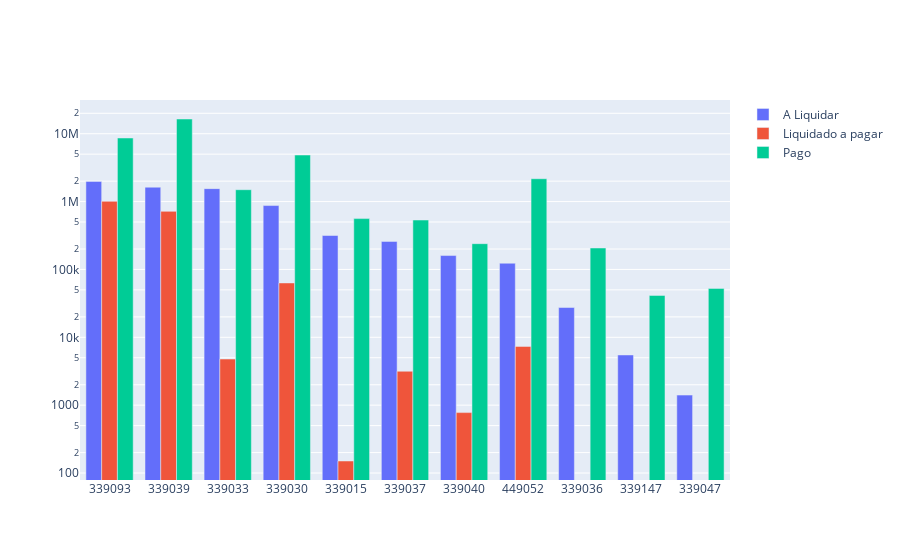

Write notebook code for a chart like this one.
### Code cell
# Saldo a liquidar por ND
cols = ['ND', 'A_LIQUIDAR', 'LIQUIDADO_A_PAGAR', 'PAGO']

df_aux = df.loc[:, cols].groupby('ND').sum().sort_values(by= 'A_LIQUIDAR', ascending=False).reset_index()
df_aux = df_aux[df_aux['A_LIQUIDAR'] > 0]
# Criando o gráfico
fig = go.Figure()

# Adicionando as colunas y1, y2 e y3 no eixo y
fig.add_trace(go.Bar(x=df_aux['ND'], y=df_aux['A_LIQUIDAR'], name='A Liquidar'))
fig.add_trace(go.Bar(x=df_aux['ND'], y=df_aux['LIQUIDADO_A_PAGAR'], name='Liquidado a pagar'))
fig.add_trace(go.Bar(x=df_aux['ND'], y=df_aux['PAGO'], name='Pago'))

fig.update_traces(textposition = 'outside', cliponaxis = False, hovertemplate=None)
fig.update_layout(hovermode="x unified")
fig.update_yaxes(type="log")

fig.show()

### Figure 1 — Plotly figure (JSON) as saved in the notebook; plotly's stock layout.template omitted (floating-point values rounded to 4 significant figures)
{"data": [{"cliponaxis": false, "name": "A Liquidar", "textposition": "outside", "type": "bar", "x": ["339093", "339039", "339033", "339030", "339015", "339037", "339040", "449052", "339036", "339147", "339047"], "y": [1984000.0, 1629000.0, 1551000.0, 873700.0, 316400.0, 258900.0, 160200.0, 123500.0, 27470.0, 5494.0, 1408.0]}, {"cliponaxis": false, "name": "Liquidado a pagar", "textposition": "outside", "type": "bar", "x": ["339093", "339039", "339033", "339030", "339015", "339037", "339040", "449052", "339036", "339147", "339047"], "y": [1009000.0, 717700.0, 4785.0, 63250.0, 150.4, 3161.0, 777.2, 7347.0, 0, 0, 0]}, {"cliponaxis": false, "name": "Pago", "textposition": "outside", "type": "bar", "x": ["339093", "339039", "339033", "339030", "339015", "339037", "339040", "449052", "339036", "339147", "339047"], "y": [8652000.0, 16480000.0, 1496000.0, 4853000.0, 561300.0, 535000.0, 239700.0, 2171000.0, 207100.0, 41420.0, 52590.0]}], "layout": {"hovermode": "x unified", "yaxis": {"type": "log"}}}
